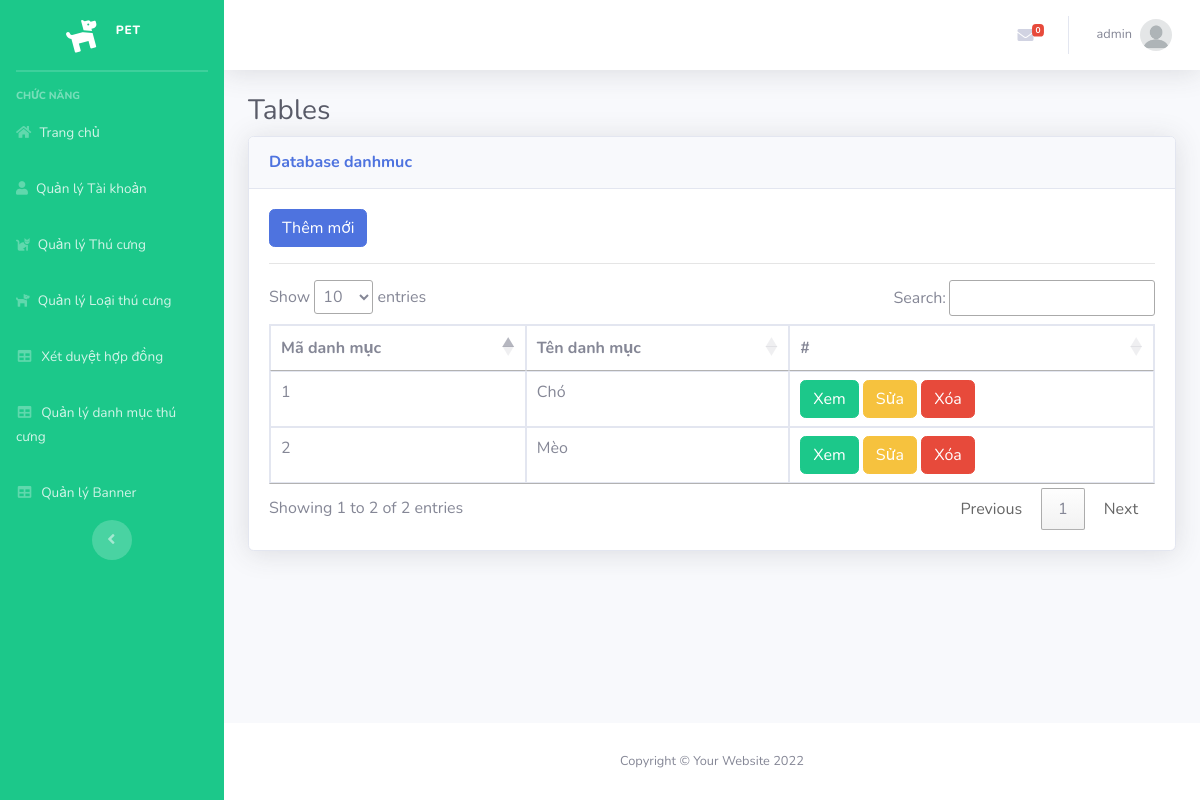
Screenshot of /Admin/index.php?mod=danhmuc (signed in) with the database file from the repository.
### tables this page shows
CREATE TABLE `danhmuc` (
  `MaDM` int(11) NOT NULL,
  `TenDM` varchar(255) DEFAULT NULL
);

### Admin/MVC/controllers/DanhmucController.php (called while the page is built, shortened)
<?php
class DanhmucController
{
	var $danhmuc_model;
	function __construct()
	{
		$this->danhmuc_model = new Danhmuc();
	}
	public function list()
	{
		$data = $this->danhmuc_model->All();
		require_once("MVC/Views/Admin/index.php");
	}
}

### Admin/MVC/Models/connection.php (called while the page is built, shortened)
<?php
    class Connection{
        function __construct()
        {
            $severname ="localhost";
            $username ="root";
            $password ="";
            $db_name ="pet";
            $this->conn = new mysqli($severname,$username,$password,$db_name);
        }
    }
?>

### Admin/MVC/Models/model.php (called while the page is built, shortened)
<?php
require_once("connection.php");
class Model
{
    var $table;
    var $contens;
    function __construct()
    {
        $conn_obj = new Connection();
        $this->conn = $conn_obj->conn;
    }
    function All()
    {
        $query = "select * from $this->table ORDER BY $this->contens DESC ";
        require("result.php");
        return $data;
    }
}

### Admin/MVC/Models/result.php (called while the page is built)
<?php
$result = $this->conn->query($query);
$data = array();
while ($row = $result->fetch_assoc()) {
    $data[] = $row;
}
?>

### Admin/MVC/Views/danhmuc/list.php (the view, shortened to what this page needs)
<?php if (isset($_SESSION['isLogin_Admin']) && $_SESSION['isLogin_Admin'] == true) { ?>
<a href="?mod=danhmuc&act=add" type="button" class="btn btn-primary">Thêm mới</a>
<?php } ?>
<hr>
<table class="table table-bordered" id="dataTable" width="100%" cellspacing="0">
  <thead>
    <tr>
      <th scope="col">Mã danh mục</th>
      <th scope="col">Tên danh mục</th>
      <th scope="col">#</th>
    </tr>
  </thead>
  <tbody>
    <?php foreach ($data as $row) { ?>
      <tr>
        <td><?= $row['MaDM'] ?></td>
        <td><?= $row['TenDM'] ?></td>
        <td>
          <a href="?mod=danhmuc&act=detail&id=<?= $row['MaDM'] ?>" class="btn btn-success">Xem</a>
          <?php if (isset($_SESSION['isLogin_Admin']) && $_SESSION['isLogin_Admin'] == true) { ?>
          <a href="?mod=danhmuc&act=edit&id=<?= $row['MaDM'] ?>" class="btn btn-warning">Sửa</a>
          <a href="?mod=danhmuc&act=delete&id=<?= $row['MaDM'] ?>" onclick="return confirm('Bạn có thật sự muốn xóa ?');" type="button" class="btn btn-danger">Xóa</a>
          <?php }?>
        </td>
      </tr>
    <?php } ?>
</table>

### rows the page displays
danhmuc: MaDM "2", TenDM "Mèo"
danhmuc: MaDM "1", TenDM "Chó"

### other values shown
$_SESSION['login']['TaiKhoan'] "admin"
$mod "danhmuc"
